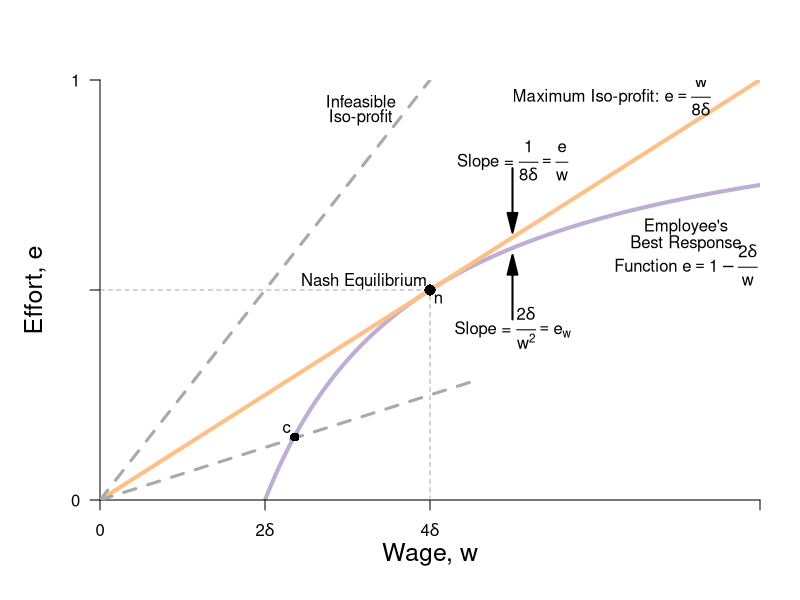

Recreate this plot in R.
require(ggplot2)
require(shape)
pdf(file = "bfh-textbook/employment/employment_fig2.pdf", width = 9, height = 7)

#Set parameters for graphics
axislabelsize <- 1.5

brfFn <- function(w, delta = 5) {
  1 - (2 * delta) /w
}

solowCondition <- function(w, delta = 5){
  (w*(1/(8*delta)))
}

#COL <- c("#1B9E77", "#D95F02", "#7570B3", "#E7298A", "#66A61E", "#E6AB02", "#A6761D", "#666666")
COL <- c("#7fc97f", "#beaed4", "#fdc086", "#ffff99")
par(mar =  c(5, 5, 4, 2))
xlims <- c(0, 40)
ylims <- c(0, 1)


plot(0, 0, xlim = xlims, ylim = ylims, type = "n",
     xlab = expression(paste("Wage, ", w)),
     ylab = expression(paste("Effort, ", e)),
     xaxt = "n", yaxt = "n", 
     cex.lab = axislabelsize, 
     line = 2.5,
     bty = "n", 
     xaxs="i", 
     yaxs="i")

npts <- 500 
npts2 <- 501
#Specify the sequences of points for graphing. 
xx1 <- seq(10, xlims[2], length.out = npts)
xx2 <- seq(xlims[1], xlims[2], length.out = npts)

#Draw the lines for the graphs
lines(xx1, brfFn(xx1), col = COL[2], lwd = 4)
lines(xx2, solowCondition(xx2, delta = 5), col = COL[3], lwd = 4)

#Customize ticks and labels for the plot
ticksy <- c(0, 0.5, 1)
ylabels <- c(0, NA, 1)
ticksx <- c(0, 10, 20, 40)
xlabels <- c(0, expression(paste(2*delta)), expression(paste(4*delta)), NA)
axis(1, at = ticksx, pos = 0, labels = xlabels)
axis(2, at = ticksy, pos = 0, labels = ylabels, las = 1)

#Annotation of the three graphs and the NE
text(31, 0.96, expression(paste("Maximum Iso-profit: ", e == frac(w, 8*delta))))
text(35.5, 0.65, expression(paste("Employee's")))
text(35.5, 0.61, expression(paste("Best Response")))
text(35.5, 0.56, expression(paste("Function ", e == 1 - frac(2*delta, w))))
text(16, 0.52, expression(paste("Nash Equilibrium")))
text(20.5, 0.48, expression(n))

#Lines for the coordinates of the Nash equilbrium
segments(20, 0, 20, 0.5, lty = 2, col = "darkgray")
segments(0, 0.5, 20, 0.5, lty = 2, col = "darkgray")

#Iso-profit slope annotation
text(25, 0.81, expression(paste("Slope = ", frac(1, 8*delta) == frac(e,w))))
Arrows(25, 0.79, 25, 0.66, col = "black", lty = 1, lwd = 2, arr.type = "triangle")

#BRF Slope annotation
text(25, 0.41, expression(paste("Slope = ", frac(2*delta, w^2) == paste(e[w]))))
Arrows(25, 0.43, 25, 0.56, col = "black", lty = 1, lwd = 2, arr.type = "triangle")

#Add a point for the NE
points(20, 0.5, pch = 16, col = "black", cex = 1.5)

#Add a ray and a point for d.  
segments(0, 0, 20, 1, lty = 2, lwd = 3, col = "darkgray")
text(15.8, 0.95, expression(paste("Infeasible")))
text(15.8, 0.91, expression(paste("Iso-profit")))
#points(10, 0.5, pch = 16, col = "black", cex = 1.2)
#text(9.6, 0.53, expression(d))

#Add a ray and a point for a. 
segments(0, 0, 22.5, 0.28125, lty = 2, lwd = 3, col = "darkgray")
points(11.8, 0.15, pch = 16, col = "black", cex = 1.2)
text(11.3, 0.17, expression(paste("c")))

dev.off()
